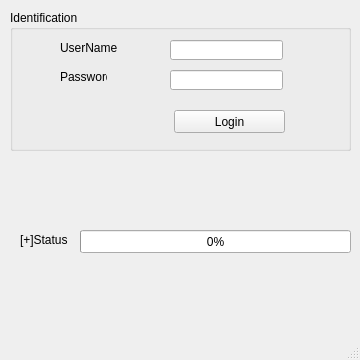
<?xml version="1.0" encoding="UTF-8"?>
<ui version="4.0">
 <class>MainWindow</class>
 <widget class="QMainWindow" name="MainWindow">
  <property name="geometry">
   <rect>
    <x>0</x>
    <y>0</y>
    <width>360</width>
    <height>360</height>
   </rect>
  </property>
  <property name="windowTitle">
   <string>MainWindow</string>
  </property>
  <widget class="QWidget" name="centralwidget">
   <widget class="QLabel" name="label">
    <property name="geometry">
     <rect>
      <x>20</x>
      <y>230</y>
      <width>331</width>
      <height>20</height>
     </rect>
    </property>
    <property name="text">
     <string>[+]Status</string>
    </property>
   </widget>
   <widget class="QGroupBox" name="groupBox">
    <property name="geometry">
     <rect>
      <x>10</x>
      <y>10</y>
      <width>341</width>
      <height>141</height>
     </rect>
    </property>
    <property name="title">
     <string>Identification</string>
    </property>
    <widget class="QLineEdit" name="lineEdit_username">
     <property name="geometry">
      <rect>
       <x>160</x>
       <y>30</y>
       <width>113</width>
       <height>20</height>
      </rect>
     </property>
    </widget>
    <widget class="QLineEdit" name="lineEdit_password">
     <property name="geometry">
      <rect>
       <x>160</x>
       <y>60</y>
       <width>113</width>
       <height>20</height>
      </rect>
     </property>
    </widget>
    <widget class="QLabel" name="label_2">
     <property name="geometry">
      <rect>
       <x>50</x>
       <y>30</y>
       <width>71</width>
       <height>16</height>
      </rect>
     </property>
     <property name="text">
      <string>UserName</string>
     </property>
    </widget>
    <widget class="QLabel" name="label_3">
     <property name="geometry">
      <rect>
       <x>50</x>
       <y>60</y>
       <width>47</width>
       <height>13</height>
      </rect>
     </property>
     <property name="text">
      <string>Password</string>
     </property>
    </widget>
    <widget class="QPushButton" name="pushButton_Login">
     <property name="geometry">
      <rect>
       <x>164</x>
       <y>100</y>
       <width>111</width>
       <height>23</height>
      </rect>
     </property>
     <property name="text">
      <string>Login</string>
     </property>
    </widget>
   </widget>
   <widget class="QProgressBar" name="progressBar">
    <property name="geometry">
     <rect>
      <x>80</x>
      <y>230</y>
      <width>271</width>
      <height>23</height>
     </rect>
    </property>
    <property name="value">
     <number>0</number>
    </property>
   </widget>
  </widget>
  <widget class="QMenuBar" name="menubar">
   <property name="geometry">
    <rect>
     <x>0</x>
     <y>0</y>
     <width>360</width>
     <height>26</height>
    </rect>
   </property>
  </widget>
  <widget class="QStatusBar" name="statusbar"/>
 </widget>
 <resources/>
 <connections/>
</ui>
